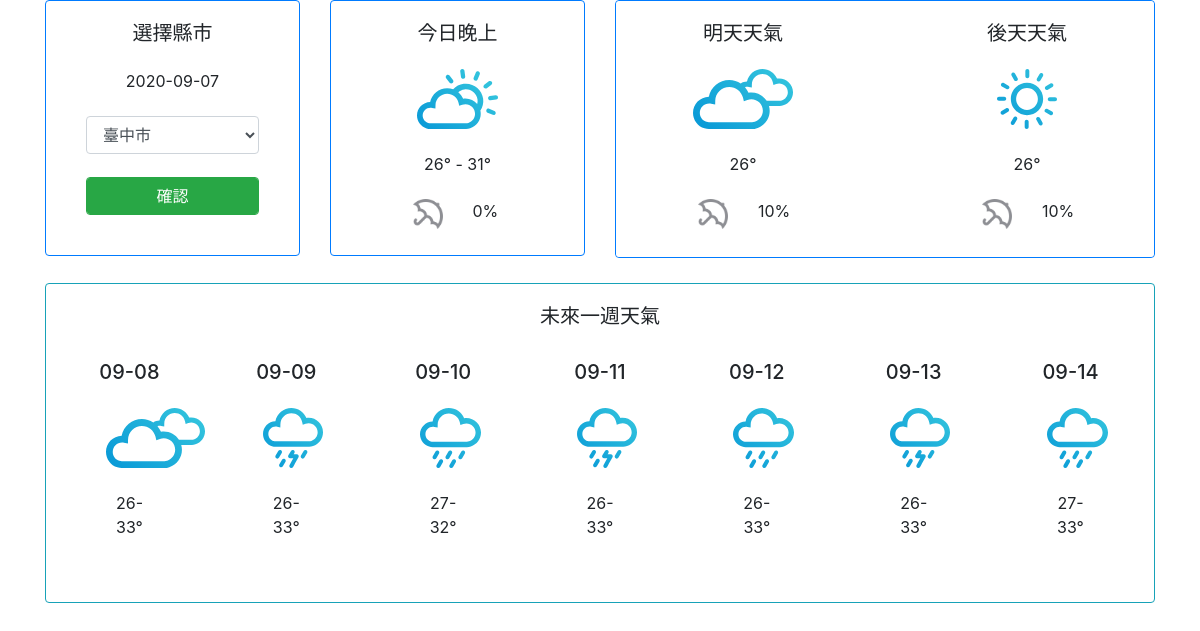
The page / on the database its author committed.
### tables this page shows
CREATE TABLE `oneday` (
  `id` int(11) NOT NULL,
  `location` varchar(20) NOT NULL,
  `day` varchar(20) DEFAULT NULL,
  `hour` varchar(20) DEFAULT NULL,
  `wx` varchar(20) DEFAULT NULL,
  `pop` varchar(20) DEFAULT NULL,
  `mint` varchar(20) DEFAULT NULL,
  `maxt` varchar(20) DEFAULT NULL
);

CREATE TABLE `twoday` (
  `id` int(11) NOT NULL,
  `location` varchar(20) DEFAULT NULL,
  `day` varchar(20) DEFAULT NULL,
  `hour` varchar(20) DEFAULT NULL,
  `wx` varchar(20) DEFAULT NULL,
  `t` varchar(20) DEFAULT NULL,
  `pop6h` varchar(20) DEFAULT NULL
);

CREATE TABLE `week` (
  `id` int(11) NOT NULL,
  `location` varchar(20) DEFAULT NULL,
  `day` varchar(20) DEFAULT NULL,
  `hour` varchar(20) DEFAULT NULL,
  `wx` varchar(20) DEFAULT NULL,
  `mint` varchar(20) DEFAULT NULL,
  `maxt` varchar(20) DEFAULT NULL
);

### Classes/weatherView.php (called while the page is built, shortened)
<?php
class WeatherView extends Weather {
    public function showWeather($cityName) {
        $today = $this->getTodayWeather($cityName);
        $todayDayOrNight = ($today['hour'] >= 18) ? '晚上' : '早上' ;
        $twoday = $this->getTwoDayWeather($cityName,'06');
        $week = $this->getWeekWeather($cityName,'06');
        require_once('./views/weatherView.page.php');
    }
    function __construct() {
        $this->citylist = array('嘉義縣','新北市','嘉義市','新竹縣','新竹市','臺北市','臺南市','宜蘭縣','苗栗縣','雲林縣','花蓮縣',
                                '臺中市','臺東縣','桃園市','南投縣','高雄市','金門縣','屏東縣','基隆市','澎湖縣','彰化縣','連江縣');
    }
    function createImg($code) {
        if ($code == 1) return 'icon-2.svg';
        else if ($code == 11) return 'icon-4.svg';
        else if ($code == 21) return 'icon-11.svg';
        else if ($code == 2 || $code == 3) return 'icon-3.svg';
        else if ($code >= 4 && $code <= 7) return 'icon-6.svg';
        else return 'icon-10.svg';
    }
}
?>

### index.php (called while the page is built, shortened)
<?php
$view = new WeatherView();
$view->showWeather('臺中市');
?>

### Classes/weather.php (called while the page is built, shortened)
<?php
class Weather extends Dbh {
    public function getTodayWeather($cityName) {
        $sql = "SELECT * FROM `oneday` WHERE `location` = ? ";
        $param = array($cityName);
        $result = $this->select($sql,$param);
        return $result;
    }
    public function getTwoDayWeather($cityName,$hour) {
        $sql = "SELECT * FROM `twoday` WHERE (`location` = ?) AND (`hour` = ?)";
        $param = array($cityName,$hour);
        $result = $this->selectAll($sql,$param);
        return $result;
    }
    public function getWeekWeather($cityName,$hour) {
        $sql = "SELECT * FROM `week` WHERE (`location` = ?) AND (`hour` = ?)";
        $param = array($cityName,$hour);
        $result = $this->selectAll($sql,$param);
        return $result;
    }
}
?>

### Classes/dbh.php (called while the page is built, shortened)
<?php
class Dbh {
    private $host = "localhost";
    private $user = "root";
    private $pwd = "";
    private $dbName = "weather";
    protected function connect() {
        $dsn = 'mysql:host=' . $this->host . ';dbname=' . $this->dbName;
        $pdo = new PDO($dsn, $this->user, $this->pwd);
        $pdo->setAttribute(PDO::ATTR_DEFAULT_FETCH_MODE, PDO::FETCH_ASSOC);
        return $pdo;
    }
    protected function select($query,$param) {
        $stmt = $this->connect()->prepare($query);
        $stmt->execute($param);
        $result = $stmt->fetch();
        return $result;
    }
    protected function selectAll($query,$param) {
        $stmt = $this->connect()->prepare($query);
        $stmt->execute($param);
        $result = $stmt->fetchAll();
        return $result;
    }
}
?>

### views/weatherView.page.php (the view, shortened to what this page needs)
<html>
<?php
require_once('header.page.php');
?>
<body>
<div class="container text-center">
<div class="row h-75">
<div class="col-sm-12 my-auto">
    <div class="row">
    <div class="col-3">
        <div class="card border-primary " style="height: 16rem;">
            <div class="card-body">
                <h5 class="card-title">選擇縣市</h5>
                <ul class="list-group list-group-flush">
                    <li class="list-group-item" style="border: none">
                        <?= $today['day']?>
                    </li>
                    <form id="form" method="post">
                        <li class="list-group-item" style="border: none">
                            <select form="form" class="form-control " name="city">
                                <?php foreach($this->citylist as $key => $value) { ?>
                                    <option value="<?=$value?>" <?php if ($value == $cityName)echo "selected";?>><?=$value?>
                                    </option>
                                <?php } ?>
                            </select>
                        </li>
                        <li class="list-group-item" style="border: none">
                            <button class="btn btn-success form-control" type="submit" form="form" name="submit" value="1">確認</button>
                        </li>
                    </form>
                </ul>
            </div>
        </div>
    </div>
    <div class="col-3">
        <div class="card border-primary " style="height: 16rem;">
            <div class="card-body">
                <h5 class="card-title">今日<?= $todayDayOrNight?></h5>
                <ul class="list-group list-group-flush">
                    <li class="list-group-item" style="border: none">
                        <img src="./views/icon/<?= $this->createImg($today['wx'])?>" style="height:60px;width:auto;"/>
                    </li>
                    <li class="list-group-item" style="border: none">
                        <?= $today['mint']."° - ".$today['maxt']."°" ?>
                    </li>
                    <li class="list-group-item" style="border: none">
                        <div class="row">
                            <div class="col-6 float-right" style="text-align:right">
                                <img src="./views/icon/icon-umberella.png" width=30/>
                            </div>
                            <div class="col-6 float-left" style="text-align:left">
                                <?= $today['pop']."%" ?>
                            </div>
                        </div>
                    </li>
                </ul>
            </div>
        </div>
    </div>
    <div class="col-6">
        <div class="card border-primary">
            <div class="row">
                <div class="col-6">
                    <div class="card" style="height: 16rem; border: none;">
                        <div class="card-body">
                            <h5 class="card-title">明天天氣</h5>
                            <ul class="list-group list-group-flush">
                                <li class="list-group-item" style="border: none">
                                    <img src="./views/icon/<?= $this->createImg($twoday[0]['wx'])?>" style="height:60px;width:auto;"/>
                                </li>
                                <li class="list-group-item" style="border: none">
                                    <?= $twoday[0]['t']."°" ?>
                                </li>
                                <li class="list-group-item" style="border: none">
                                    <div class="row">
                                        <div class="col-6 float-right" style="text-align:right">
                                            <img src="./views/icon/icon-umberella.png" width=30/>
                                        </div>
                                        <div class="col-6 float-left" style="text-align:left">
                                            <?= $twoday[0]['pop6h']."%" ?>
                                        </div>
                                    </div>
                                </li>
                            </ul>
                        </div>
                    </div>
                </div>
                <div class="col-6">
                    <div class="card" style="height: 16rem; border: none;">
                        <div class="card-body">
                            <h5 class="card-title">後天天氣</h5>
                            <ul class="list-group list-group-flush">
                                <li class="list-group-item" style="border: none">
                                    <img src="./views/icon/<?= $this->createImg($twoday[1]['wx'])?>" style="height:60px;width:auto;"/>
                                </li>
                                <li class="list-group-item" style="border: none">
                                    <?= $twoday[1]['t']."°" ?>
                                </li>
                                <li class="list-group-item" style="border: none">
                                    <div class="row">
                                        <div class="col-6 float-right" style="text-align:right">
                                            <img src="./views/icon/icon-umberella.png" width=30/>
                                        </div>
                                        <div class="col-6 float-left" style="text-align:left">
                                            <?= $twoday[1]['pop6h']."%" ?>
                                        </div>
                                    </div>
                                </li>
                            </ul>
                        </div>
                    </div>
                </div>
            </div>
        </div>
    </div>
    </div>
    <div class="row" style="padding-top:25px;">
        <div class="col-12">
        <div class="card border-info " style="height: 20rem;">
            <div class="card-body">
                <h5 class="card-title">未來一週天氣</h5>
                <div class="row seven-cols">
                    <?php foreach ($week as $w) {
                        $day = substr($w['day'],5,5);
                        $wx = $this->createImg($w['wx']);
                        $mint = $w['mint'];
                        $maxt = $w['maxt'];
                        echo '<div class="col-md-1">
                                <div class="card" style="border: none;">
                                    <div class="card-body">
                                        <h5 class="card-title">'.$day.'</h5>
                                        <ul class="list-group list-group-flush">
                                            <li class="list-group-item" style="border: none">
                                                <img src="./views/icon/'.$wx.'" style="height:60px;width:auto;"/>
                                            </li>
                                            <li class="list-group-item" style="border: none;">
                                            '.$mint.'-'.$maxt.'°
                                            </li>
                                        </ul>
                                    </div>
                                </div>
                            </div>';
                    } ?>
                </div>
            </div>
        </div>
        </div>
    </div>
</div>
</div>
</div>
</body>
</html>

### views/header.page.php (shortened to what this page needs)
<link rel="stylesheet" href="https://cdnjs.cloudflare.com/ajax/libs/font-awesome/4.7.0/css/font-awesome.min.css">
<link href="./views/css/bootstrap.css" rel="stylesheet">
<link href="./views/css/customize.css" rel="stylesheet">

### views/css/customize.css (style rules this page uses)
.container { height: 100%; }

### views/header.page.php (style rules this page uses)
@media (min-width: 768px) { .seven-cols .col-md-1, .seven-cols .col-sm-1, .seven-cols .col-lg-1 { width: 100%; *width: 100%; } }
@media (min-width: 992px) { .seven-cols .col-md-1, .seven-cols .col-sm-1, .seven-cols .col-lg-1 { width: 14.285714285714285714285714285714%; *width: 14.285714285714285714285714285714%; max-width: 14.285714285714285714285714285714% !important; flex:none !important; } }
@media (min-width: 1200px) { .seven-cols .col-md-1, .seven-cols .col-sm-1, .seven-cols .col-lg-1 { width: 14.285714285714285714285714285714%; *width: 14.285714285714285714285714285714%; max-width: 14.285714285714285714285714285714% !important; flex:none !important; } }

### rows shown on the page
oneday: day "2020-09-07", hour "晚上", mint "26", maxt "31", pop "0"
twoday: t "26", pop6h "10"
twoday: t "26", pop6h "10"
week: day "09-08", shows a picture, mint "26", maxt "33"
week: day "09-09", mint "26", maxt "33"
week: day "09-10", mint "27", maxt "32"
week: day "09-11", mint "26", maxt "33"
week: day "09-12", mint "26", maxt "33"
week: day "09-13", mint "26", maxt "33"
week: day "09-14", mint "27", maxt "33"

### other values the page prints
form field city "臺中市"
